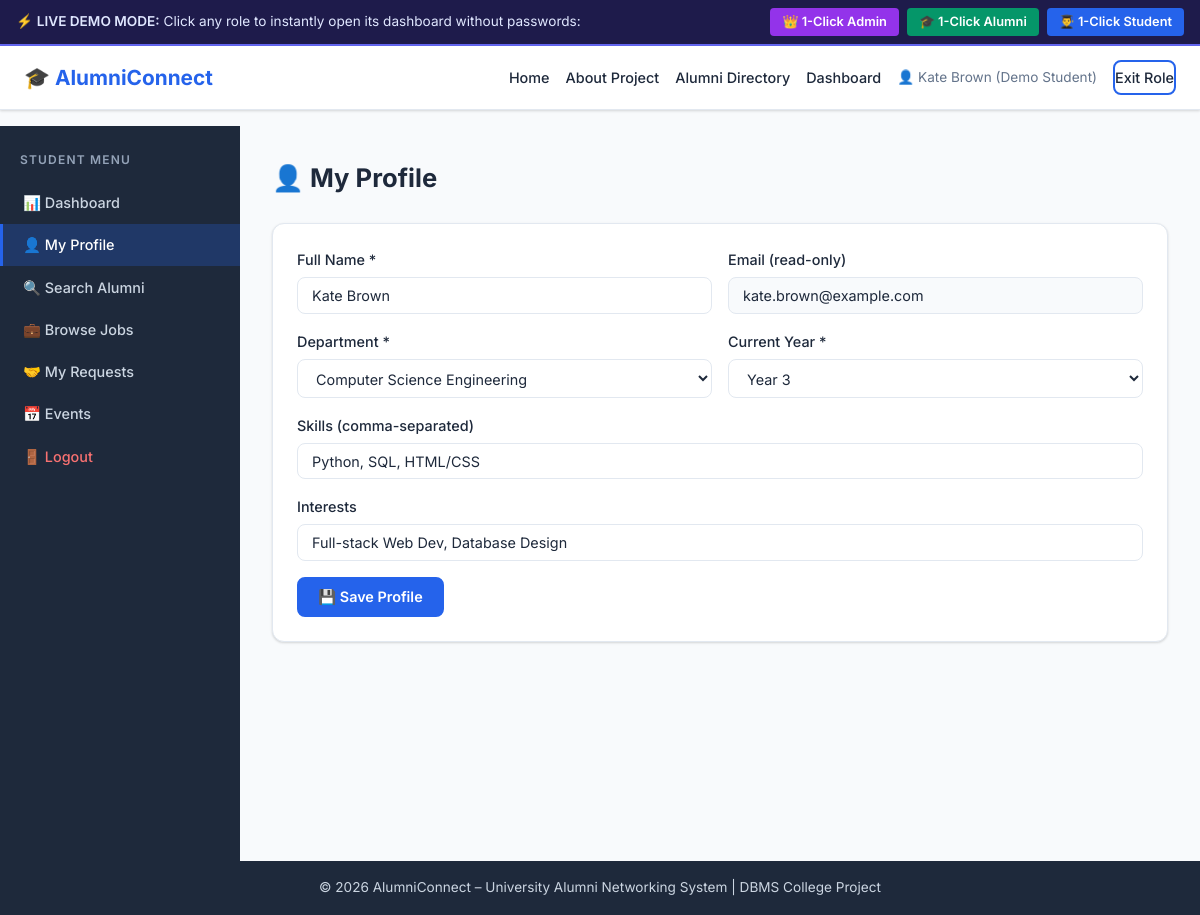
The app's page /student/profile with its own data.
### tables this page shows
CREATE TABLE Users (
        user_id        INTEGER PRIMARY KEY AUTOINCREMENT,
        full_name      TEXT NOT NULL,
        email          TEXT NOT NULL UNIQUE,
        password_hash  TEXT NOT NULL,
        role           TEXT NOT NULL CHECK(role IN ('admin', 'alumni', 'student')),
        account_status TEXT NOT NULL DEFAULT 'pending' CHECK(account_status IN ('pending', 'approved', 'rejected')),
        created_at     TIMESTAMP DEFAULT CURRENT_TIMESTAMP
    );

CREATE TABLE Student (
        student_id    INTEGER PRIMARY KEY AUTOINCREMENT,
        user_id       INTEGER NOT NULL UNIQUE,
        department_id INTEGER NOT NULL,
        current_year  INTEGER NOT NULL,
        skills        TEXT,
        interests     TEXT,
        FOREIGN KEY (user_id) REFERENCES Users(user_id) ON DELETE CASCADE,
        FOREIGN KEY (department_id) REFERENCES Department(department_id)
    );

CREATE TABLE Department (
        department_id   INTEGER PRIMARY KEY AUTOINCREMENT,
        department_name TEXT NOT NULL UNIQUE
    );

### routes/student.py (the view, shortened to what this page needs)
@student_bp.route('/profile', methods=['GET', 'POST'])
@student_required
def edit_profile():
    profile = get_student_profile(session['user_id'])
    departments = execute_query("SELECT * FROM Department ORDER BY department_name", fetch=True) or []
    user = execute_query("SELECT full_name, email FROM Users WHERE user_id=%s", (session['user_id'],), fetchone=True)
    return render_template('student/edit_profile.html', profile=profile, departments=departments, user=user or {'full_name': 'Kate Brown', 'email': 'kate@example.com'})

### database/db_connection.py (called while the page is built, shortened)
def get_sqlite_connection():
    conn = sqlite3.connect(SQLITE_DB_PATH)
    conn.row_factory = sqlite3.Row
    conn.execute("PRAGMA foreign_keys = ON;")
    return conn

def get_db_connection():
    global USE_SQLITE
    return get_sqlite_connection()

### routes/student.py (called while the page is built)
def student_required(f):
    @wraps(f)
    def decorated(*args, **kwargs):
        if 'user_id' not in session or session.get('role') != 'student':
            session['user_id'] = 10
            session['full_name'] = 'Kate Brown (Demo Student)'
            session['role'] = 'student'
            session['email'] = 'kate.brown@example.com'
        return f(*args, **kwargs)
    return decorated

def get_student_profile(user_id):
    row = execute_query("SELECT * FROM Student WHERE user_id=%s", (user_id,), fetchone=True)
    if not row:
        row = execute_query("SELECT * FROM Student LIMIT 1", fetchone=True)
    return row

### templates/student/edit_profile.html (shortened to what this page needs)
{% extends "base.html" %}
{% block content %}
<div class="dashboard-layout">
    <aside class="sidebar">
        <h3 class="sidebar-title">Student Menu</h3>
        <ul class="sidebar-menu">
            <li><a href="{{ url_for('student.dashboard') }}">📊 Dashboard</a></li>
            <li><a href="{{ url_for('student.edit_profile') }}" class="active">👤 My Profile</a></li>
            <li><a href="{{ url_for('student.search_alumni') }}">🔍 Search Alumni</a></li>
            <li><a href="{{ url_for('student.browse_jobs') }}">💼 Browse Jobs</a></li>
            <li><a href="{{ url_for('student.my_mentorship') }}">🤝 My Requests</a></li>
            <li><a href="{{ url_for('student.browse_events') }}">📅 Events</a></li>
            <li><a href="{{ url_for('auth.logout') }}" class="logout-link">🚪 Logout</a></li>
        </ul>
    </aside>
    <div class="dashboard-main">
        <div class="dashboard-header"><h1>👤 My Profile</h1></div>
        <div class="section-card">
            <form method="POST" action="{{ url_for('student.edit_profile') }}">
                <div class="form-row">
                    <div class="form-group">
                        <label>Full Name *</label>
                        <input type="text" name="full_name" value="{{ user.full_name }}" required>
                    </div>
                    <div class="form-group">
                        <label>Email (read-only)</label>
                        <input type="email" value="{{ user.email }}" disabled>
                    </div>
                </div>
                <div class="form-row">
                    <div class="form-group">
                        <label>Department *</label>
                        <select name="department_id" required>
                            {% for d in departments %}
                            <option value="{{ d.department_id }}" {% if profile and d.department_id == profile.department_id %}selected{% endif %}>{{ d.department_name }}</option>
                            {% endfor %}
                        </select>
                    </div>
                    <div class="form-group">
                        <label>Current Year *</label>
                        <select name="current_year" required>
                            {% for y in range(1,6) %}
                            <option value="{{ y }}" {% if profile and profile.current_year == y %}selected{% endif %}>Year {{ y }}</option>
                            {% endfor %}
                        </select>
                    </div>
                </div>
                <div class="form-group">
                    <label>Skills (comma-separated)</label>
                    <input type="text" name="skills" value="{{ profile.skills or '' }}" placeholder="Python, C++, Machine Learning">
                </div>
                <div class="form-group">
                    <label>Interests</label>
                    <input type="text" name="interests" value="{{ profile.interests or '' }}" placeholder="AI, Robotics, Entrepreneurship">
                </div>
                <button type="submit" class="btn">💾 Save Profile</button>
            </form>
        </div>
    </div>
</div>
{% endblock %}

### static/css/style.css (style rules this page uses)
:root { --primary: #2563eb; --primary-dk: #1d4ed8; --secondary: #7c3aed; --success: #16a34a; --warning: #d97706; --danger: #dc2626; --info: #0891b2; --teal: #0f766e; --bg: #f8fafc; --surface: #ffffff; --border: #e2e8f0; --text: #1e293b; --text-muted: #64748b; --sidebar-bg: #1e293b; --sidebar-text: #cbd5e1; --radius: 8px; --radius-lg: 12px; --shadow: 0 1px 3px rgba(0,0,0,.1), 0 1px 2px rgba(0,0,0,.06); --shadow-md: 0 4px 6px rgba(0,0,0,.07), 0 2px 4px rgba(0,0,0,.06); --shadow-lg: 0 10px 15px rgba(0,0,0,.1), 0 4px 6px rgba(0,0,0,.05); }
*, *::before, *::after { box-sizing: border-box; margin: 0; padding: 0; }
html { font-size: 16px; scroll-behavior: smooth; }
body { font-family: 'Inter', system-ui, -apple-system, sans-serif; background: var(--bg); color: var(--text); line-height: 1.6; min-height: 100vh; display: flex; flex-direction: column; }
a { color: var(--primary); text-decoration: none; }
textarea, input, select, button { font-family: inherit; }
.btn { display: inline-flex; align-items: center; gap: 0.4rem; padding: 0.55rem 1.2rem; background: var(--primary); color: #fff; border: 2px solid var(--primary); border-radius: var(--radius); font-weight: 600; font-size: 0.9rem; cursor: pointer; transition: background .2s, color .2s, transform .1s; }
.dashboard-layout { display: flex; min-height: calc(100vh - 65px); }
.sidebar { width: 240px; min-height: 100%; flex-shrink: 0; background: var(--sidebar-bg); padding: 1.5rem 0; }
.sidebar-title { color: #94a3b8; font-size: 0.75rem; text-transform: uppercase; letter-spacing: 0.1em; font-weight: 600; padding: 0 1.25rem; margin-bottom: 0.75rem; }
.sidebar-menu { list-style: none; }
.sidebar-menu li a { display: block; padding: 0.6rem 1.25rem; color: var(--sidebar-text); font-weight: 500; font-size: 0.9rem; border-left: 3px solid transparent; transition: background .15s, border-color .15s; }
.sidebar-menu li a.active { background: rgba(37,99,235,.25); border-color: var(--primary); color: #fff; }
.sidebar-menu li a.logout-link { color: #f87171; }
.dashboard-main { flex: 1; padding: 2rem; overflow-y: auto; }
.dashboard-header { display: flex; align-items: center; justify-content: space-between; margin-bottom: 1.5rem; gap: 1rem; flex-wrap: wrap; }
.dashboard-header h1 { font-size: 1.6rem; font-weight: 700; }
.section-card { background: var(--surface); border-radius: var(--radius-lg); padding: 1.5rem; box-shadow: var(--shadow); margin-bottom: 1.5rem; border: 1px solid var(--border); }
.form-group { margin-bottom: 1rem; }
.form-group label { display: block; margin-bottom: 0.375rem; font-weight: 500; font-size: 0.9rem; }
.form-group input, .form-group select, .form-group textarea { width: 100%; padding: 0.55rem 0.875rem; border: 1.5px solid var(--border); border-radius: var(--radius); font-size: 0.9rem; color: var(--text); background: var(--surface); transition: border-color .2s; }
.form-group input:disabled { background: var(--bg); cursor: not-allowed; }
.form-row { display: grid; grid-template-columns: repeat(auto-fit, minmax(220px, 1fr)); gap: 1rem; }

### records on screen
Users: full_name "Kate Brown", email "kate.brown@example.com"
Student: department_id "Computer Science Engineering", current_year "Year 3", skills "Python, SQL, HTML/CSS", interests "Full-stack Web Dev, Database Design"

### other values on screen
{{ session.get('full_name', 'Guest') }} "Kate Brown (Demo Student)"
